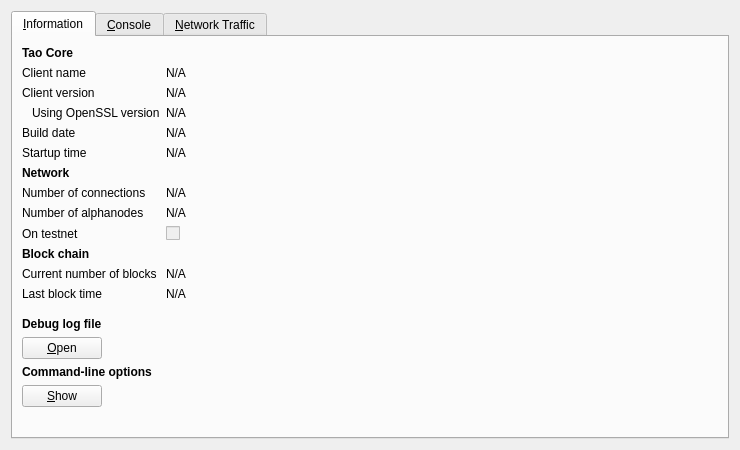
<?xml version="1.0" encoding="UTF-8"?>
<ui version="4.0">
 <class>RPCConsole</class>
 <widget class="QDialog" name="RPCConsole">
  <property name="geometry">
   <rect>
    <x>0</x>
    <y>0</y>
    <width>740</width>
    <height>450</height>
   </rect>
  </property>
  <property name="windowTitle">
   <string>Tao - Debug window</string>
  </property>
  <layout class="QVBoxLayout" name="verticalLayout_2">
   <item>
    <widget class="QTabWidget" name="tabWidget">
     <property name="currentIndex">
      <number>0</number>
     </property>
     <widget class="QWidget" name="tab_info">
      <attribute name="title">
       <string>&amp;Information</string>
      </attribute>
      <layout class="QFormLayout" name="formLayout">
       <item row="0" column="0">
        <widget class="QLabel" name="label_9">
         <property name="font">
          <font>
           <weight>75</weight>
           <bold>true</bold>
          </font>
         </property>
         <property name="text">
          <string>Tao Core</string>
         </property>
        </widget>
       </item>
       <item row="1" column="0">
        <widget class="QLabel" name="label_5">
         <property name="text">
          <string>Client name</string>
         </property>
        </widget>
       </item>
       <item row="1" column="1">
        <widget class="QLabel" name="clientName">
         <property name="cursor">
          <cursorShape>IBeamCursor</cursorShape>
         </property>
         <property name="text">
          <string>N/A</string>
         </property>
         <property name="textFormat">
          <enum>Qt::PlainText</enum>
         </property>
         <property name="textInteractionFlags">
          <set>Qt::LinksAccessibleByMouse|Qt::TextSelectableByKeyboard|Qt::TextSelectableByMouse</set>
         </property>
        </widget>
       </item>
       <item row="2" column="0">
        <widget class="QLabel" name="label_6">
         <property name="text">
          <string>Client version</string>
         </property>
        </widget>
       </item>
       <item row="2" column="1">
        <widget class="QLabel" name="clientVersion">
         <property name="cursor">
          <cursorShape>IBeamCursor</cursorShape>
         </property>
         <property name="text">
          <string>N/A</string>
         </property>
         <property name="textFormat">
          <enum>Qt::PlainText</enum>
         </property>
         <property name="textInteractionFlags">
          <set>Qt::LinksAccessibleByMouse|Qt::TextSelectableByKeyboard|Qt::TextSelectableByMouse</set>
         </property>
        </widget>
       </item>
       <item row="3" column="0">
        <widget class="QLabel" name="label_14">
         <property name="text">
          <string>Using OpenSSL version</string>
         </property>
         <property name="indent">
          <number>10</number>
         </property>
        </widget>
       </item>
       <item row="3" column="1">
        <widget class="QLabel" name="openSSLVersion">
         <property name="cursor">
          <cursorShape>IBeamCursor</cursorShape>
         </property>
         <property name="text">
          <string>N/A</string>
         </property>
         <property name="textFormat">
          <enum>Qt::PlainText</enum>
         </property>
         <property name="textInteractionFlags">
          <set>Qt::LinksAccessibleByMouse|Qt::TextSelectableByKeyboard|Qt::TextSelectableByMouse</set>
         </property>
        </widget>
       </item>
       <item row="4" column="0">
        <widget class="QLabel" name="label_12">
         <property name="text">
          <string>Build date</string>
         </property>
        </widget>
       </item>
       <item row="4" column="1">
        <widget class="QLabel" name="buildDate">
         <property name="cursor">
          <cursorShape>IBeamCursor</cursorShape>
         </property>
         <property name="text">
          <string>N/A</string>
         </property>
         <property name="textFormat">
          <enum>Qt::PlainText</enum>
         </property>
         <property name="textInteractionFlags">
          <set>Qt::LinksAccessibleByMouse|Qt::TextSelectableByKeyboard|Qt::TextSelectableByMouse</set>
         </property>
        </widget>
       </item>
       <item row="5" column="0">
        <widget class="QLabel" name="label_13">
         <property name="text">
          <string>Startup time</string>
         </property>
        </widget>
       </item>
       <item row="5" column="1">
        <widget class="QLabel" name="startupTime">
         <property name="cursor">
          <cursorShape>IBeamCursor</cursorShape>
         </property>
         <property name="text">
          <string>N/A</string>
         </property>
         <property name="textFormat">
          <enum>Qt::PlainText</enum>
         </property>
         <property name="textInteractionFlags">
          <set>Qt::LinksAccessibleByMouse|Qt::TextSelectableByKeyboard|Qt::TextSelectableByMouse</set>
         </property>
        </widget>
       </item>
       <item row="6" column="0">
        <widget class="QLabel" name="label_11">
         <property name="font">
          <font>
           <weight>75</weight>
           <bold>true</bold>
          </font>
         </property>
         <property name="text">
          <string>Network</string>
         </property>
        </widget>
       </item>
       <item row="7" column="0">
        <widget class="QLabel" name="label_7">
         <property name="text">
          <string>Number of connections</string>
         </property>
        </widget>
       </item>
       <item row="7" column="1">
        <widget class="QLabel" name="numberOfConnections">
         <property name="cursor">
          <cursorShape>IBeamCursor</cursorShape>
         </property>
         <property name="text">
          <string>N/A</string>
         </property>
         <property name="textFormat">
          <enum>Qt::PlainText</enum>
         </property>
         <property name="textInteractionFlags">
          <set>Qt::LinksAccessibleByMouse|Qt::TextSelectableByKeyboard|Qt::TextSelectableByMouse</set>
         </property>
        </widget>
       </item>
       <item row="8" column="0">
        <widget class="QLabel" name="label_15">
         <property name="text">
          <string>Number of alphanodes</string>
         </property>
        </widget>
       </item>
       <item row="8" column="1">
        <widget class="QLabel" name="alphanodeCount">
         <property name="cursor">
          <cursorShape>IBeamCursor</cursorShape>
         </property>
         <property name="text">
          <string>N/A</string>
         </property>
         <property name="textFormat">
          <enum>Qt::PlainText</enum>
         </property>
         <property name="textInteractionFlags">
          <set>Qt::LinksAccessibleByMouse|Qt::TextSelectableByKeyboard|Qt::TextSelectableByMouse</set>
         </property>
        </widget>
       </item>
       <item row="9" column="0">
        <widget class="QLabel" name="label_8">
         <property name="text">
          <string>On testnet</string>
         </property>
        </widget>
       </item>
       <item row="9" column="1">
        <widget class="QCheckBox" name="isTestNet">
         <property name="enabled">
          <bool>false</bool>
         </property>
         <property name="text">
          <string/>
         </property>
        </widget>
       </item>
       <item row="10" column="0">
        <widget class="QLabel" name="label_10">
         <property name="font">
          <font>
           <weight>75</weight>
           <bold>true</bold>
          </font>
         </property>
         <property name="text">
          <string>Block chain</string>
         </property>
        </widget>
       </item>
       <item row="11" column="0">
        <widget class="QLabel" name="label_3">
         <property name="text">
          <string>Current number of blocks</string>
         </property>
        </widget>
       </item>
       <item row="11" column="1">
        <widget class="QLabel" name="numberOfBlocks">
         <property name="cursor">
          <cursorShape>IBeamCursor</cursorShape>
         </property>
         <property name="text">
          <string>N/A</string>
         </property>
         <property name="textFormat">
          <enum>Qt::PlainText</enum>
         </property>
         <property name="textInteractionFlags">
          <set>Qt::LinksAccessibleByMouse|Qt::TextSelectableByKeyboard|Qt::TextSelectableByMouse</set>
         </property>
        </widget>
       </item>
       <item row="12" column="0">
        <widget class="QLabel" name="label_2">
         <property name="text">
          <string>Last block time</string>
         </property>
        </widget>
       </item>
       <item row="12" column="1">
        <widget class="QLabel" name="lastBlockTime">
         <property name="cursor">
          <cursorShape>IBeamCursor</cursorShape>
         </property>
         <property name="text">
          <string>N/A</string>
         </property>
         <property name="textFormat">
          <enum>Qt::PlainText</enum>
         </property>
         <property name="textInteractionFlags">
          <set>Qt::LinksAccessibleByMouse|Qt::TextSelectableByKeyboard|Qt::TextSelectableByMouse</set>
         </property>
        </widget>
       </item>
       <item row="13" column="0">
        <spacer name="verticalSpacer_2">
         <property name="orientation">
          <enum>Qt::Vertical</enum>
         </property>
         <property name="sizeHint" stdset="0">
          <size>
           <width>20</width>
           <height>10</height>
          </size>
         </property>
        </spacer>
       </item>
       <item row="14" column="0">
        <widget class="QLabel" name="labelDebugLogfile">
         <property name="font">
          <font>
           <weight>75</weight>
           <bold>true</bold>
          </font>
         </property>
         <property name="text">
          <string>Debug log file</string>
         </property>
        </widget>
       </item>
       <item row="15" column="0">
        <widget class="QPushButton" name="openDebugLogfileButton">
         <property name="toolTip">
          <string>Open the Tao debug log file from the current data directory. This can take a few seconds for large log files.</string>
         </property>
         <property name="text">
          <string>&amp;Open</string>
         </property>
         <property name="autoDefault">
          <bool>false</bool>
         </property>
        </widget>
       </item>
       <item row="16" column="0">
        <widget class="QLabel" name="labelCLOptions">
         <property name="font">
          <font>
           <weight>75</weight>
           <bold>true</bold>
          </font>
         </property>
         <property name="text">
          <string>Command-line options</string>
         </property>
        </widget>
       </item>
       <item row="17" column="0">
        <widget class="QPushButton" name="showCLOptionsButton">
         <property name="toolTip">
          <string>Show the Tao-Qt help message to get a list with possible Tao command-line options.</string>
         </property>
         <property name="text">
          <string>&amp;Show</string>
         </property>
         <property name="autoDefault">
          <bool>false</bool>
         </property>
        </widget>
       </item>
       <item row="18" column="0">
        <spacer name="verticalSpacer">
         <property name="orientation">
          <enum>Qt::Vertical</enum>
         </property>
         <property name="sizeHint" stdset="0">
          <size>
           <width>20</width>
           <height>20</height>
          </size>
         </property>
        </spacer>
       </item>
      </layout>
     </widget>
     <widget class="QWidget" name="tab_console">
      <attribute name="title">
       <string>&amp;Console</string>
      </attribute>
      <layout class="QGridLayout" name="gridLayout">
       <item row="0" column="0">
        <widget class="QTextEdit" name="messagesWidget">
         <property name="minimumSize">
          <size>
           <width>0</width>
           <height>100</height>
          </size>
         </property>
         <property name="readOnly">
          <bool>true</bool>
         </property>
         <property name="tabKeyNavigation" stdset="0">
          <bool>false</bool>
         </property>
         <property name="columnCount" stdset="0">
          <number>2</number>
         </property>
        </widget>
       </item>
       <item row="1" column="0">
        <layout class="QHBoxLayout" name="horizontalLayout">
         <property name="spacing">
          <number>3</number>
         </property>
         <item>
          <widget class="QPushButton" name="copyButton">
           <property name="maximumSize">
            <size>
             <width>24</width>
             <height>24</height>
            </size>
           </property>
           <property name="toolTip">
            <string>Copy to clipboard</string>
           </property>
           <property name="text">
            <string/>
           </property>
           <property name="icon">
            <iconset resource="../bitcoin.qrc">
             <normaloff>:/icons/editcopy</normaloff>:/icons/editcopy</iconset>
           </property>
           <property name="shortcut">
            <string notr="true">Ctrl+L</string>
           </property>
           <property name="autoDefault">
            <bool>false</bool>
           </property>
          </widget>
         </item>
         <item>
          <widget class="QLabel" name="label">
           <property name="text">
            <string notr="true">&gt;</string>
           </property>
          </widget>
         </item>
         <item>
          <widget class="QLineEdit" name="lineEdit"/>
         </item>
         <item>
          <widget class="QToolButton" name="pasteButton">
           <property name="sizePolicy">
            <sizepolicy hsizetype="Minimum" vsizetype="Fixed">
             <horstretch>0</horstretch>
             <verstretch>0</verstretch>
            </sizepolicy>
           </property>
           <property name="minimumSize">
            <size>
             <width>24</width>
             <height>24</height>
            </size>
           </property>
           <property name="maximumSize">
            <size>
             <width>24</width>
             <height>24</height>
            </size>
           </property>
           <property name="toolTip">
            <string>Paste from clipboard</string>
           </property>
           <property name="text">
            <string/>
           </property>
           <property name="icon">
            <iconset resource="../bitcoin.qrc">
             <normaloff>:/icons/editpaste</normaloff>:/icons/editpaste</iconset>
           </property>
           <property name="shortcut">
            <string>Alt+P</string>
           </property>
          </widget>
         </item>
        </layout>
       </item>
      </layout>
     </widget>
     <widget class="QWidget" name="tab">
      <attribute name="title">
       <string>&amp;Network Traffic</string>
      </attribute>
      <layout class="QHBoxLayout" name="horizontalLayout_3">
       <item>
        <layout class="QVBoxLayout" name="verticalLayout_4">
         <item>
          <widget class="TrafficGraphWidget" name="trafficGraph" native="true">
           <property name="sizePolicy">
            <sizepolicy hsizetype="Expanding" vsizetype="Expanding">
             <horstretch>0</horstretch>
             <verstretch>0</verstretch>
            </sizepolicy>
           </property>
          </widget>
         </item>
         <item>
          <layout class="QHBoxLayout" name="horizontalLayout_2">
           <item>
            <widget class="QSlider" name="sldGraphRange">
             <property name="minimum">
              <number>1</number>
             </property>
             <property name="maximum">
              <number>288</number>
             </property>
             <property name="pageStep">
              <number>12</number>
             </property>
             <property name="value">
              <number>6</number>
             </property>
             <property name="orientation">
              <enum>Qt::Horizontal</enum>
             </property>
            </widget>
           </item>
           <item>
            <widget class="QLabel" name="lblGraphRange">
             <property name="minimumSize">
              <size>
               <width>100</width>
               <height>0</height>
              </size>
             </property>
             <property name="alignment">
              <set>Qt::AlignCenter</set>
             </property>
            </widget>
           </item>
           <item>
            <widget class="QPushButton" name="btnClearTrafficGraph">
             <property name="text">
              <string>&amp;Clear</string>
             </property>
            </widget>
           </item>
          </layout>
         </item>
        </layout>
       </item>
       <item>
        <layout class="QVBoxLayout" name="verticalLayout">
         <item>
          <widget class="QGroupBox" name="groupBox">
           <property name="title">
            <string>Totals</string>
           </property>
           <layout class="QVBoxLayout" name="verticalLayout_5">
            <item>
             <layout class="QHBoxLayout" name="horizontalLayout_4">
              <item>
               <widget class="Line" name="line">
                <property name="sizePolicy">
                 <sizepolicy hsizetype="Fixed" vsizetype="Fixed">
                  <horstretch>0</horstretch>
                  <verstretch>0</verstretch>
                 </sizepolicy>
                </property>
                <property name="minimumSize">
                 <size>
                  <width>10</width>
                  <height>0</height>
                 </size>
                </property>
                <property name="palette">
                 <palette>
                  <active>
                   <colorrole role="Light">
                    <brush brushstyle="SolidPattern">
                     <color alpha="255">
                      <red>0</red>
                      <green>255</green>
                      <blue>0</blue>
                     </color>
                    </brush>
                   </colorrole>
                  </active>
                  <inactive>
                   <colorrole role="Light">
                    <brush brushstyle="SolidPattern">
                     <color alpha="255">
                      <red>0</red>
                      <green>255</green>
                      <blue>0</blue>
                     </color>
                    </brush>
                   </colorrole>
                  </inactive>
                  <disabled>
                   <colorrole role="Light">
                    <brush brushstyle="SolidPattern">
                     <color alpha="255">
                      <red>0</red>
                      <green>255</green>
                      <blue>0</blue>
                     </color>
                    </brush>
                   </colorrole>
                  </disabled>
                 </palette>
                </property>
                <property name="orientation">
                 <enum>Qt::Horizontal</enum>
                </property>
               </widget>
              </item>
              <item>
               <widget class="QLabel" name="label_16">
                <property name="text">
                 <string>In:</string>
                </property>
               </widget>
              </item>
              <item>
               <widget class="QLabel" name="lblBytesIn">
                <property name="minimumSize">
                 <size>
                  <width>50</width>
                  <height>0</height>
                 </size>
                </property>
                <property name="alignment">
                 <set>Qt::AlignRight|Qt::AlignTrailing|Qt::AlignVCenter</set>
                </property>
               </widget>
              </item>
             </layout>
            </item>
            <item>
             <layout class="QHBoxLayout" name="horizontalLayout_5">
              <item>
               <widget class="Line" name="line_2">
                <property name="sizePolicy">
                 <sizepolicy hsizetype="Fixed" vsizetype="Fixed">
                  <horstretch>0</horstretch>
                  <verstretch>0</verstretch>
                 </sizepolicy>
                </property>
                <property name="minimumSize">
                 <size>
                  <width>10</width>
                  <height>0</height>
                 </size>
                </property>
                <property name="palette">
                 <palette>
                  <active>
                   <colorrole role="Light">
                    <brush brushstyle="SolidPattern">
                     <color alpha="255">
                      <red>255</red>
                      <green>0</green>
                      <blue>0</blue>
                     </color>
                    </brush>
                   </colorrole>
                  </active>
                  <inactive>
                   <colorrole role="Light">
                    <brush brushstyle="SolidPattern">
                     <color alpha="255">
                      <red>255</red>
                      <green>0</green>
                      <blue>0</blue>
                     </color>
                    </brush>
                   </colorrole>
                  </inactive>
                  <disabled>
                   <colorrole role="Light">
                    <brush brushstyle="SolidPattern">
                     <color alpha="255">
                      <red>255</red>
                      <green>0</green>
                      <blue>0</blue>
                     </color>
                    </brush>
                   </colorrole>
                  </disabled>
                 </palette>
                </property>
                <property name="orientation">
                 <enum>Qt::Horizontal</enum>
                </property>
               </widget>
              </item>
              <item>
               <widget class="QLabel" name="label_17">
                <property name="text">
                 <string>Out:</string>
                </property>
               </widget>
              </item>
              <item>
               <widget class="QLabel" name="lblBytesOut">
                <property name="minimumSize">
                 <size>
                  <width>50</width>
                  <height>0</height>
                 </size>
                </property>
                <property name="alignment">
                 <set>Qt::AlignRight|Qt::AlignTrailing|Qt::AlignVCenter</set>
                </property>
               </widget>
              </item>
             </layout>
            </item>
            <item>
             <spacer name="verticalSpacer_4">
              <property name="orientation">
               <enum>Qt::Vertical</enum>
              </property>
              <property name="sizeHint" stdset="0">
               <size>
                <width>20</width>
                <height>407</height>
               </size>
              </property>
             </spacer>
            </item>
           </layout>
          </widget>
         </item>
        </layout>
       </item>
      </layout>
     </widget>
    </widget>
   </item>
  </layout>
 </widget>
 <customwidgets>
  <customwidget>
   <class>TrafficGraphWidget</class>
   <extends>QWidget</extends>
   <header>trafficgraphwidget.h</header>
   <container>1</container>
   <slots>
    <slot>clear()</slot>
   </slots>
  </customwidget>
 </customwidgets>
 <resources>
  <include location="../bitcoin.qrc"/>
 </resources>
 <connections/>
</ui>
